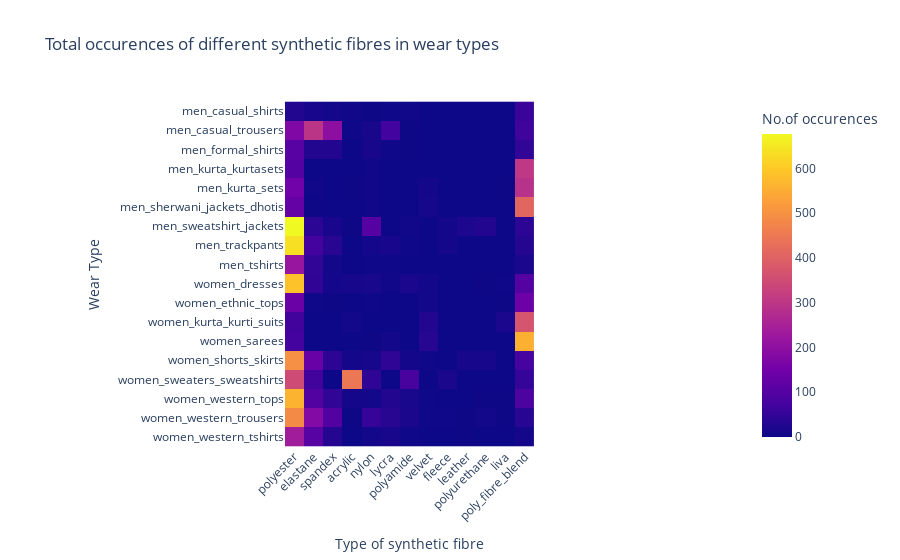

The notebook cell this image was saved under:
### Code cell
fig = px.imshow(df_synthetic_fabrics.to_numpy(),
                labels=dict(x="Type of synthetic fibre", y="Wear Type", color="No.of occurences"),
                x=df_synthetic_fabrics.columns,
                y=df_synthetic_fabrics.index,
                title = 'Total occurences of different synthetic fibres in wear types '
               )
fig.update_xaxes(side="bottom")
fig.update_layout(xaxis_tickangle=-45)
fig.show()

### Figure 1 — Plotly figure (JSON) as saved in the notebook; plotly's stock layout.template omitted (floating-point values rounded to 4 significant figures; data arrays with more than 128 entries replaced by an {"elided": "..."} marker saying what was removed)
{"data": [{"coloraxis": "coloraxis", "hovertemplate": "Type of synthetic fibre: %{x}<br>Wear Type: %{y}<br>No.of occurences: %{z}<extra></extra>", "type": "heatmap", "x": ["polyester", "elastane", "spandex", "acrylic", "nylon", "lycra", "polyamide", "velvet", "fleece", "leather", "polyurethane", "liva", "poly_fibre_blend"], "y": ["men_casual_shirts", "men_casual_trousers", "men_formal_shirts", "men_kurta_kurtasets", "men_kurta_sets", "men_sherwani_jackets_dhotis", "men_sweatshirt_jackets", "men_trackpants", "men_tshirts", "women_dresses", "women_ethnic_tops", "women_kurta_kurti_suits", "women_sarees", "women_shorts_skirts", "women_sweaters_sweatshirts", "women_western_tops", "women_western_trousers", "women_western_tshirts"], "z": {"elided": "18x13 int values"}}], "layout": {"coloraxis": {"colorbar": {"title": {"text": "No.of occurences"}}, "colorscale": [[0, "#0d0887"], [0.1111, "#46039f"], [0.2222, "#7201a8"], [0.3333, "#9c179e"], [0.4444, "#bd3786"], [0.5556, "#d8576b"], [0.6667, "#ed7953"], [0.7778, "#fb9f3a"], [0.8889, "#fdca26"], [1, "#f0f921"]]}, "title": {"text": "Total occurences of different synthetic fibres in wear types "}, "xaxis": {"constrain": "domain", "scaleanchor": "y", "side": "bottom", "tickangle": -45, "title": {"text": "Type of synthetic fibre"}}, "yaxis": {"autorange": "reversed", "constrain": "domain", "title": {"text": "Wear Type"}}}}
